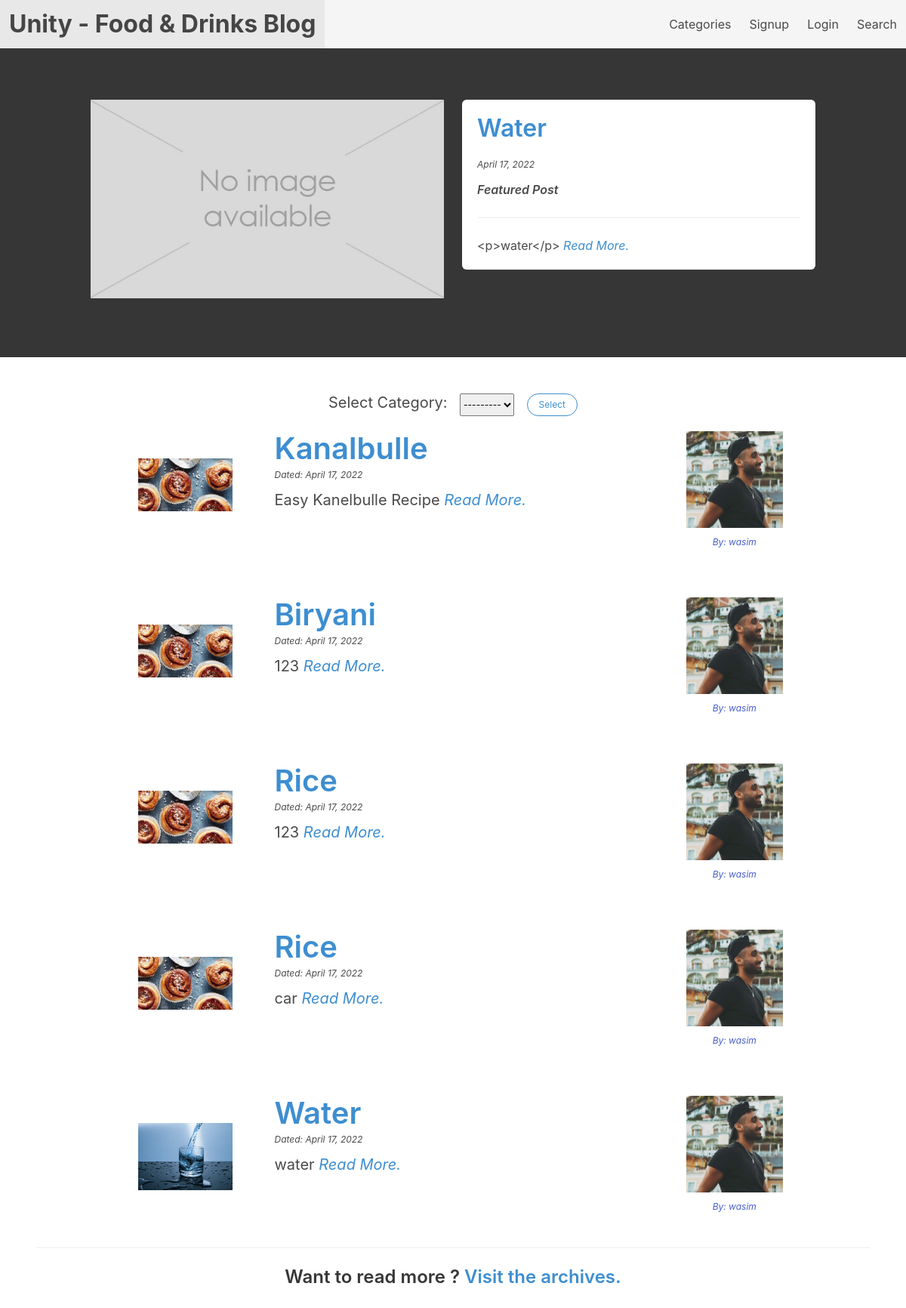
The page / on the database its author committed.
### blog/models.py (models this page shows, shortened)
class Post(models.Model):
	STATUS_CHOICES = [
        ('draft', 'draft'),
        ('published', 'published'),
    ]
	category = models.ForeignKey(Category, on_delete=models.CASCADE, related_name='posts')
	profile = models.ForeignKey(Profile, on_delete=models.CASCADE, related_name="profile_posts")
	author = models.ForeignKey(User, on_delete=models.CASCADE, related_name="user_posts")
	title = models.CharField(max_length=1000)
	description = models.CharField(max_length=1000)
	body = RichTextField()
	slug = models.SlugField()
	header_image = models.ImageField(upload_to='imgs/', blank=True, null=True)
	pub_date = models.DateField(auto_now_add=True)
	is_featured = models.BooleanField(default=False)
	status = models.CharField(max_length=12, choices=STATUS_CHOICES, default='draft')
	objects = models.Manager()
	published = PublishedPostsManager()
	featured = FeaturedPostManager()

class Profile(models.Model):
	user = models.OneToOneField(User, on_delete=models.CASCADE, related_name="profile")
	photo = models.ImageField(upload_to='imgs/', blank=True, null=True)
	intro = models.TextField(max_length=1000)
	location = models.CharField(max_length=30, blank=True, null=True)
	birth_date = models.DateField(null=True, blank=True)

### blog/views.py (the view, shortened to what this page needs)
# urls.py: path('', views.index, name='index'),
def index(request):
	ctgry = None
	categry = None
	featured_post = Post.featured.all().order_by('-pub_date')[0]
	posts = Post.published.all().order_by('-pub_date')[:5]
	form = Select_Category()
	context = {
		'featured_post': featured_post,
		'posts': posts,
		'form': form,
	}
	return render(request, 'blog/index.html', context)

### blog/forms.py
class Select_Category(forms.Form):
	ctgry = forms.ModelChoiceField(queryset=Category.objects.all())
	class Meta:
		fields = ['ctgry']

### blog/models.py (called while the page is built)
    def __str__(self):
        return self.name

    def get_queryset(self):
        return super().get_queryset().filter(status='published')

    def get_queryset(self):
        return super().get_queryset().filter(is_featured=True)

### templates/blog/index.html (shortened to what this page needs)
{% extends 'base_with_content.html' %}
{% load widget_tweaks %}
{% load static %}
{% block 'hero' %}
	<section class="section">
		<div class="container">
			<div class="columns  mt-6">
				<div class="column is-6">
					<img src="{% static 'blog/de.v1.jpg' %}">
				</div>
				<div class="column is-6">
					<div class="box is-shadowless">
						<div class="content">
							<a href="{% url 'detail' post_id=featured_post.id %}">
								<h3 class="title is-size-3 has-text-info has-text-weight-semibold">
									{{ featured_post.title }}
								</h3>
							</a>
							<p class="help is-italic">{{ featured_post.pub_date }}</p>
							<p class="is-italic has-text-weight-semibold">Featured Post</p>
						</div><hr>
						<div class="columns">
							<div class="column">
								<div class="content">
									<p>
										{{ featured_post.body|truncatewords:50 }}
										<span><a class="has-text-info" href="{% url 'detail' post_id=featured_post.id %}"><em>Read More.</em></a></span>
									</p>
								</div>
							</div>
						</div>
					</div>
				</div>
			</div>
		</div>
	</section>
{% endblock %}
{% block 'content' %}
		<div class="container has-text-centered">
			<form method="post">
				<div class="field">
					<div class="control">
						<span class="subtitle is-size-5">Select Category:</span>
						<span class="ml-3 mr-3">{% render_field form.ctgry class='select is-info is-small' %}</span>
						<span><button type="submit" class="button is-rounded is-small is-info is-outlined">Select</button></span>
					</div>
				</div>
			</form>
		</div>
		<div class="content">
		<div class="columns is-mobile is-centered">
			<div class="column is-11">
				{% for x in posts %}
					<div class="box is-shadowless">
						<div class="columns is-centered">
							<div class="column is-3 pl-6 pt-6">
								{% if x.header_image %}
									<figure class="image is-156x156 is-inline-block">
									 	<img class="" src="{{ x.header_image.url }}">
									</figure>
								{% else %}
									<figure class="image is-128x128 is-inline-block">
									 	<img src="{% static 'blog/de.v1.jpg' %}">
									</figure>
								{% endif %}
							</div>
							<div class="column is-6">
								<div class="content">
									<a href="{% url 'detail' post_id=x.id %}" class="title is-size-2 has-text-weight-semibold has-text-info pt-2">{{ x.title }}</a>
									<p class="help"><i>Dated: {{ x.pub_date }}</i></p>
									<p class="subtitle">
										{{ x.description|truncatewords:35 }}
										<span><a class="has-text-info" href="{% url 'detail' post_id=x.id %}"><em>Read More.</em></a></span>
									</p>
								</div>
							</div>
							<div class="column is-3">
								<div class="content has-text-centered">
									{% if x.author.profile.photo %}
										<a href="{% url 'user_page' profile_id=x.author.profile.id %}">
											<figure class="image is-128x128 is-inline-block">
											 	<img src="{{ x.author.profile.photo.url }}">
											</figure>
										</a>
									{% else %}
										<a href="{% url 'user_page' profile_id=x.author.profile.id %}">
											<figure class="image is-inline-block is-128x128">
											 	<img src="{% static 'blog/default.jpg' %}">
											</figure>
										</a>
									{% endif %}
									<p class="help has-text-centered">
										<a href="{% url 'user_page' profile_id=x.author.profile.id %}">
											<i>By: {{ x.author.username }}</i>
										</a>
									</p>
								</div>
							</div>
						</div>
					</div>
				{% endfor %}
			</div>
		</div>
	</div><hr>
	<div class="columns has-text-centered is-centered mt-3 mb-1">
		<h3 class="title is-size-4">
			Want to read more ?<a class="has-text-info" href="{% url 'archives' %}"> Visit the archives.</a>
		</h3>
	</div>
{% endblock %}

### templates/base_with_content.html (shortened to what this page needs)
{% load static %}
<!DOCTYPE html>
<html>
<head>
	<link rel="stylesheet" type="text/css" href="{% static 'blog/bulma.css' %}">
	<link href="{% static 'fontawesome_free/css/all.min.css' %}" rel="stylesheet" type="text/css">
</head>
<body>
	{% include 'navbar.html' %}
	<section class="hero is-dark is-small">
		<div class="hero-body">
			{% block 'hero' %}{% endblock %}
		</div>
	</section>
	<section class="section">
		<div class="control">
			{% block 'content' %}{% endblock %}
		</div>
	</section>
</body>
</html>

### templates/navbar.html (shortened to what this page needs)
{% load static %}
<nav class="navbar is-light is-fixed-top">
	<div class="navbar-brand">
		<a class="navbar-item has-text-weight-bold is-size-3" href="{% url 'index' %}">
			Unity - Food & Drinks Blog
		</a>
	</div>
	<div id="navbar-menu-id" class="navbar-menu">
		<div class="navbar-end">
			<a class="navbar-item" href="{% url 'archives' %}">Categories</a>
			{% if request.user.is_authenticated %}
				<a class="navbar-item" href="{% url 'profile_page' %}">My Profile</a>
				<a class="navbar-item" href="{% url 'create_post' %}">Create Post</a>
				<a class="navbar-item" href="{% url 'logout' %}">Logout</a>
			{% else %}
				<a class="navbar-item" href="{% url 'signup' %}">Signup</a>
				<a class="navbar-item" href="{% url 'login' %}">Login</a>
			{% endif %}
			<a class="navbar-item" href="{% url 'search' %}">Search</a>
		</div>
	</div>
</nav>

### rows shown on the page
Post: title "Water", pub_date "April 17, 2022", body "<p>water</p>", header_image (picture), description "water", author.profile.photo (picture), author.username "wasim"
Post: header_image (picture), title "Kanalbulle", pub_date "April 17, 2022", description "Easy Kanelbulle Recipe", author.profile.photo (picture), author.username "wasim"
Post: header_image (picture), title "Biryani", pub_date "April 17, 2022", description "123", author.profile.photo (picture), author.username "wasim"
Post: header_image (picture), title "Rice", pub_date "April 17, 2022", description "123", author.profile.photo (picture), author.username "wasim"
Post: header_image (picture), title "Rice", pub_date "April 17, 2022", description "car", author.profile.photo (picture), author.username "wasim"
